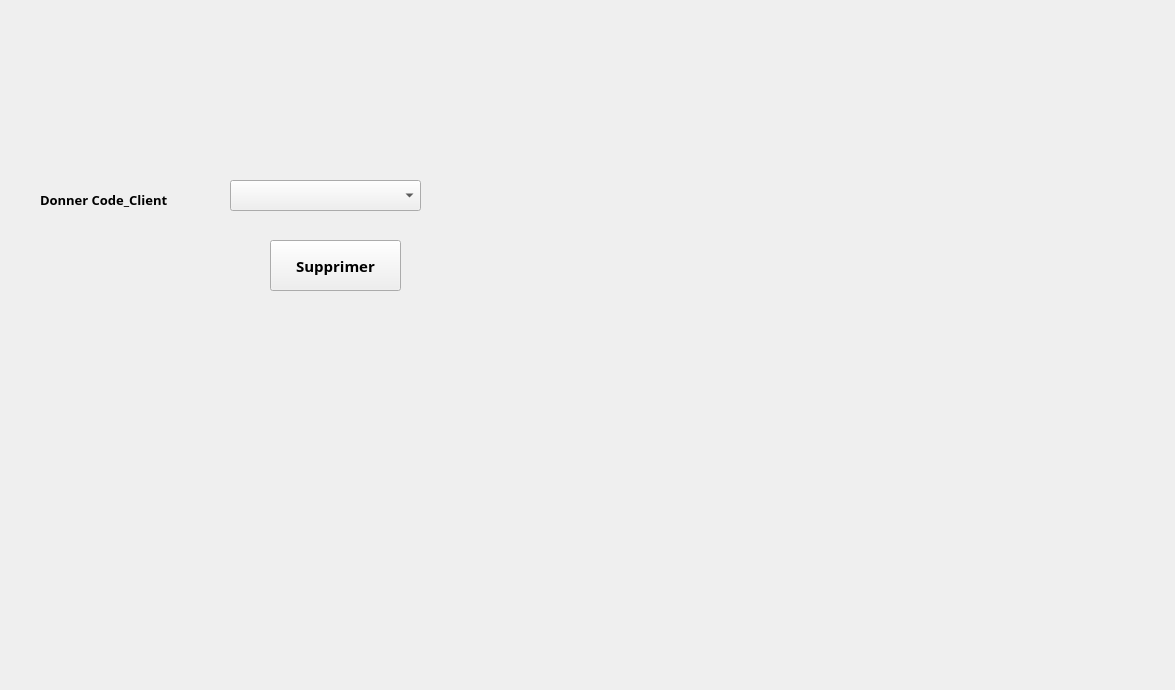
         <widget class="QWidget" name="tab_6">
          <attribute name="title">
           <string>Supprimer Client</string>
          </attribute>
          <widget class="QLabel" name="label_8">
           <property name="geometry">
            <rect>
             <x>40</x>
             <y>190</y>
             <width>191</width>
             <height>20</height>
            </rect>
           </property>
           <property name="font">
            <font>
             <family>Script MT Bold</family>
             <pointsize>10</pointsize>
             <weight>75</weight>
             <bold>true</bold>
            </font>
           </property>
           <property name="text">
            <string>Donner Code_Client</string>
           </property>
          </widget>
          <widget class="QLabel" name="backgroundsupprimer">
           <property name="geometry">
            <rect>
             <x>5</x>
             <y>-5</y>
             <width>1161</width>
             <height>681</height>
            </rect>
           </property>
           <property name="text">
            <string/>
           </property>
           <property name="pixmap">
            <pixmap>backgroundclient.png</pixmap>
           </property>
          </widget>
          <widget class="QPushButton" name="pb_suppmariem">
           <property name="geometry">
            <rect>
             <x>270</x>
             <y>240</y>
             <width>131</width>
             <height>51</height>
            </rect>
           </property>
           <property name="font">
            <font>
             <family>Script MT Bold</family>
             <pointsize>11</pointsize>
             <weight>75</weight>
             <bold>true</bold>
            </font>
           </property>
           <property name="text">
            <string>Supprimer</string>
           </property>
          </widget>
          <widget class="QComboBox" name="comboBox_Supp">
           <property name="geometry">
            <rect>
             <x>230</x>
             <y>180</y>
             <width>191</width>
             <height>31</height>
            </rect>
           </property>
          </widget>
          <zorder>backgroundsupprimer</zorder>
          <zorder>label_8</zorder>
          <zorder>pb_suppmariem</zorder>
          <zorder>comboBox_Supp</zorder>
         </widget>
